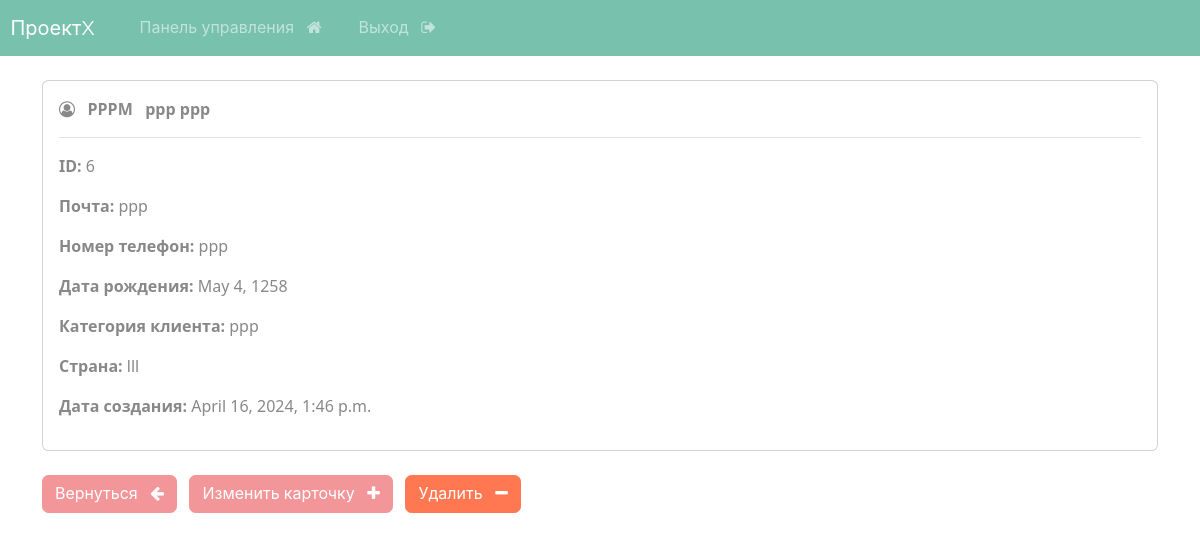
The app's page /record/6 (signed in) with its own data.
### webapp/models.py (models this page shows, shortened)
class Client(models.Model):
    creation_date = models.DateTimeField(auto_now_add=True)
    Fname = models.CharField(max_length=100)
    Lname = models.CharField(max_length=100)
    Mname = models.CharField(max_length=100)
    email = models.CharField(max_length=255)
    phone = models.CharField(max_length=20)
    birthday = models.DateField(max_length=100)
    group = models.CharField(max_length=100)
    country = models.CharField(max_length=125)

### webapp/views.py (the view)
# urls.py: path('record/<int:pk>', views.singular_record, name = "record"),
@login_required(login_url='my-login')
def singular_record(request, pk):
    all_records = Client.objects.get(id=pk)
    context = {'client':all_records}
    return render (request, 'webapp/view-record.html', context=context)

### webapp/templates/webapp/view-record.html (shortened to what this page needs)
{% extends 'webapp/base.html' %}
{% block content  %}
    <div class="card">
        <div class="card-body">
             <i class="fa fa-user-circle-o" aria-hidden="true"></i> &nbsp;
            <strong>
                {{ client.Lname|upper }}
                {{ client.Fname }} {{ client.Mname }}
                <hr>
            </strong>
            <p> <strong> ID: </strong>  {{ client.id }} </p>
            <p> <strong> Почта: </strong> {{ client.email }} </p>
            <p> <strong> Номер телефон: </strong> {{ client.phone }} </p>
            <p> <strong> Дата рождения: </strong> {{ client.birthday }} </p>
            <p> <strong> Категория клиента: </strong> {{ client.group }} </p>
            <p> <strong> Страна: </strong> {{ client.country }} </p>
            <p> <strong> Дата создания: </strong> {{ client.creation_date }} </p>
        </div>
    </div>
    <br>
    <a href="{% url 'dashboard' %}" class="btn btn-secondary">
        Вернуться &nbsp; <i class="fa fa-arrow-left" aria-hidden="true"></i>
    </a>
    <a href="{% url 'update-record' client.id %}" class="btn btn-secondary">
        Изменить карточку &nbsp; <i class="fa fa-plus" aria-hidden="true"></i>
    </a>
    <a href="{% url 'delete-record' client.id %}" class="btn btn-danger">
        Удалить &nbsp; <i class="fa fa-minus" aria-hidden="true"></i>
    </a>
{% endblock %}

### records on screen
Client: Lname "PPPМ", Fname "ppp", Mname "ppp", id "6", email "ppp", phone "ppp", birthday "May 4, 1258", group "ppp", country "lll", creation_date "April 16, 2024, 1:46 p.m."
